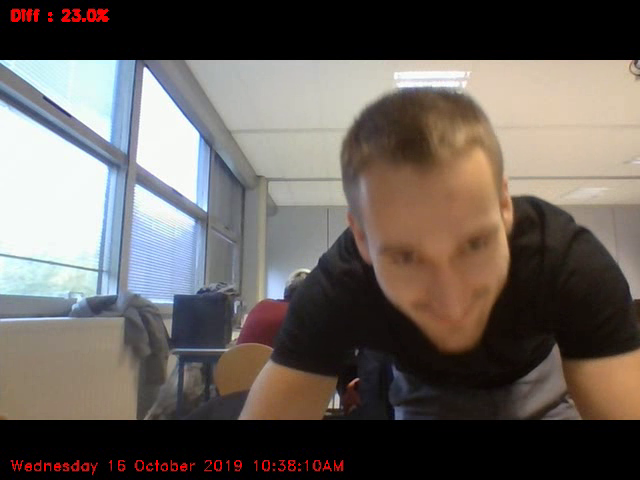
#> input picture frame 34 of output_ex1.avi, 640 x 480 px, given in place of the camera
$ python Ex1.py
#> lines starting #> are read from the running program, lines starting #| are printed output that depends on the picture
import cv2
import numpy as np
import datetime


outpath = 'output_ex1.avi'
fps = 30.0
mirror = False
percentage = 15
cap = cv2.VideoCapture(0)

firstFrame = None
currentFrame = 0

font = cv2.FONT_HERSHEY_DUPLEX

width = cap.get(cv2.CAP_PROP_FRAME_WIDTH)
height = cap.get(cv2.CAP_PROP_FRAME_HEIGHT)
totalPixel = int(width * height)

fourcc = cv2.VideoWriter_fourcc(*"XVID")
out = cv2.VideoWriter(outpath, fourcc, fps, (int(width), int(height)))

while cap.isOpened():

    ret, frame = cap.read()
#> frame is the input picture: shape (480, 640, 3); mean B, G, R 91.4, 96.3, 103.4

    gray = cv2.cvtColor(frame, cv2.COLOR_BGR2GRAY)
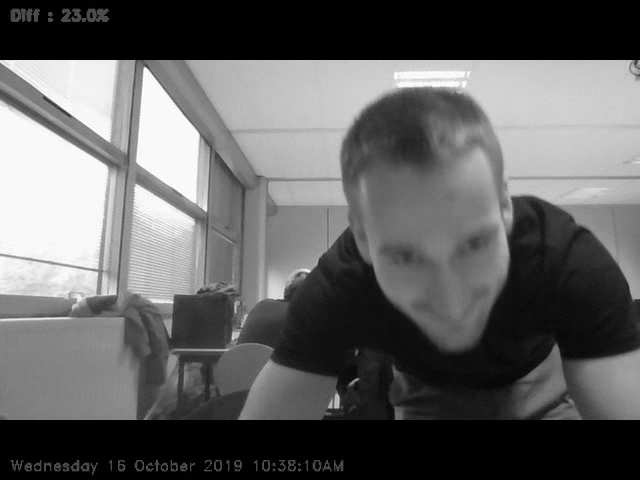
#> gray: shape (480, 640); min 0, max 255, mean 97.8
    gray = cv2.GaussianBlur(gray, (21, 21), 0)
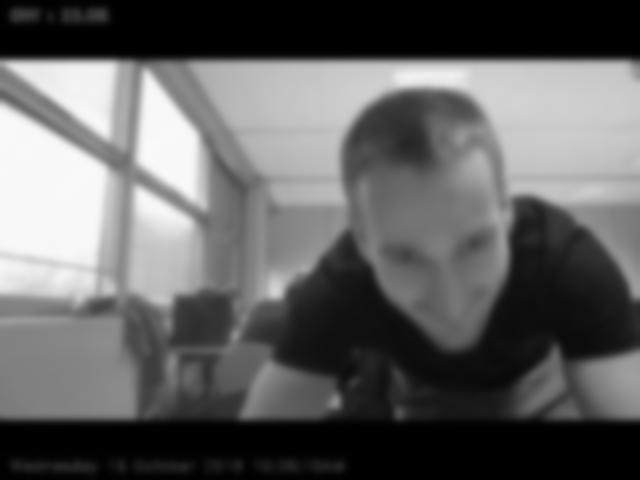
#> gray: shape (480, 640); min 0, max 249, mean 97.8

    if firstFrame is None:
        firstFrame = gray
        continue

    frameDelta = cv2.absdiff(firstFrame, gray)
    thresh = cv2.threshold(frameDelta, 25, 255, cv2.THRESH_BINARY)[1]

    thresh = cv2.dilate(thresh, None, iterations=2)

    whitePixel = np.sum(thresh == 255)
    if whitePixel > totalPixel * (percentage / 100):

        print("alarm: {0:.1f}%" .format(int((whitePixel / totalPixel) * 100)))

        percent = (whitePixel / totalPixel) * 100

        cv2.putText(frame, "Diff : {0:.1f}%" .format(percent), (10,20), font, 0.5, (0,0,255), 2)

        cv2.putText(frame, datetime.datetime.now().strftime("%A %d %B %Y %I:%M:%S%p"),
            (10, frame.shape[0] - 10), font, 0.5, (0, 0, 255), 1)

        if ret:
            if mirror:
                frame = cv2.flip(frame, 1)
            out.write(frame)
        else:
            break

        cv2.imshow('delta', frameDelta)
        cv2.imshow('thresh', thresh)

    if cv2.waitKey(1) & 0xFF == ord('q'):
        break

    currentFrame += 1
cap.release()
out.release()
cv2.destroyAllWindows()

$ run again, starting later in the video
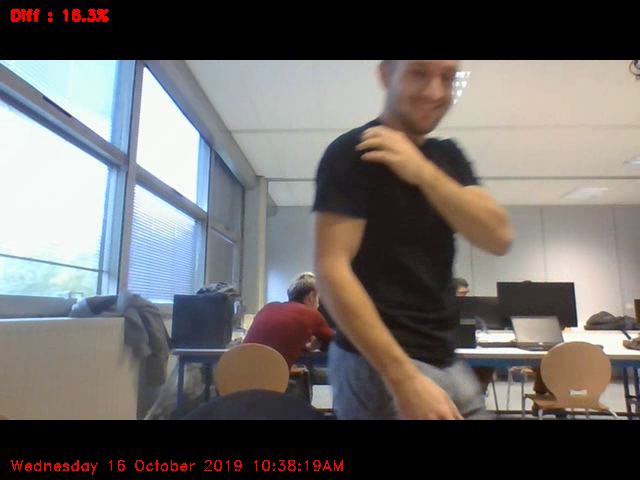
#> input picture frame 153 of output_ex1.avi, 640 x 480 px, given in place of the camera
#> frame is the input picture: shape (480, 640, 3); mean B, G, R 104.7, 106.2, 109.9
#> `gray = cv2.cvtColor(frame, cv2.COLOR_BGR2GRAY)`:
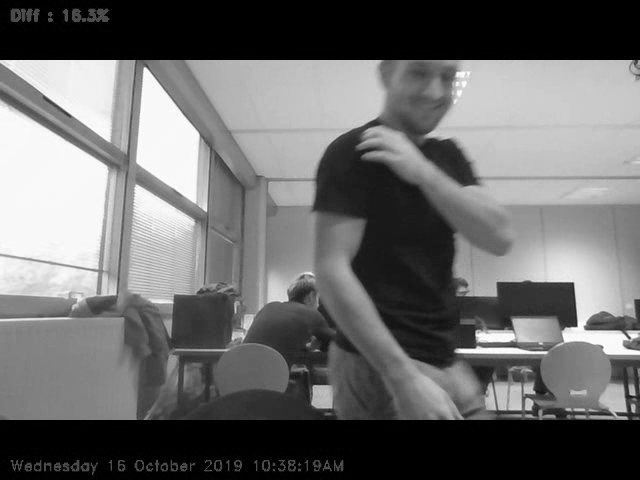
#> gray: shape (480, 640); min 0, max 255, mean 107.1
#> `gray = cv2.GaussianBlur(gray, (21, 21), 0)`:
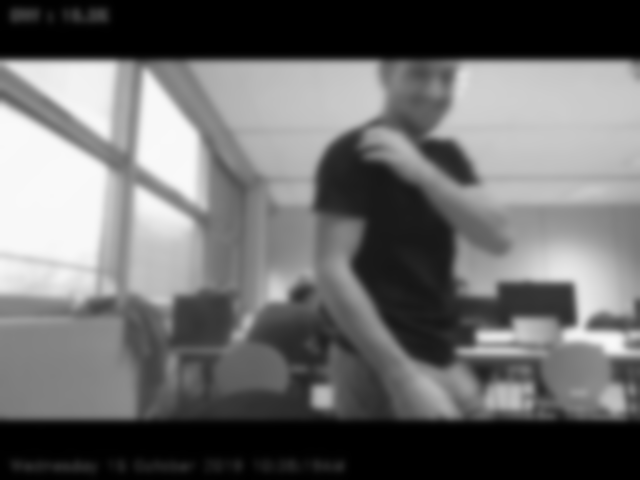
#> gray: shape (480, 640); min 0, max 249, mean 107.1

$ run again, starting later in the video
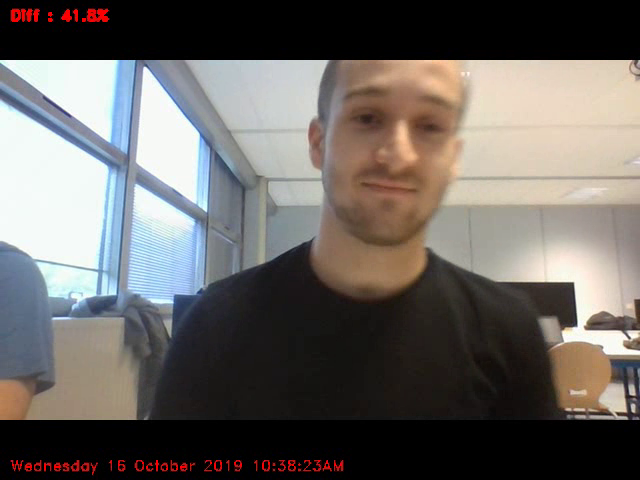
#> input picture frame 273 of output_ex1.avi, 640 x 480 px, given in place of the camera
#> frame is the input picture: shape (480, 640, 3); mean B, G, R 98.4, 101.8, 106.3
#> `gray = cv2.cvtColor(frame, cv2.COLOR_BGR2GRAY)`:
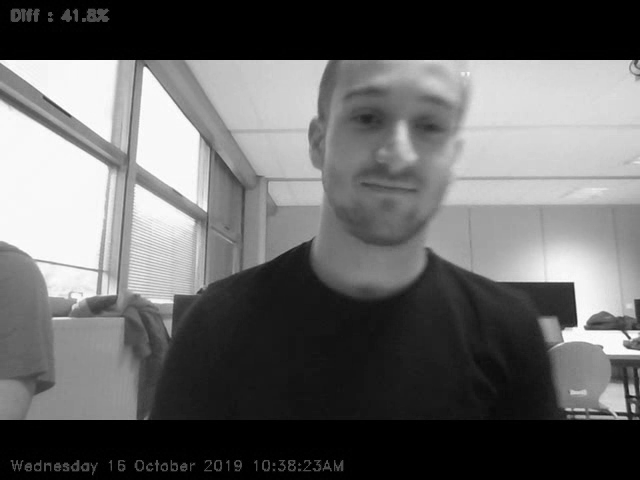
#> gray: shape (480, 640); min 0, max 255, mean 102.7
#> `gray = cv2.GaussianBlur(gray, (21, 21), 0)`:
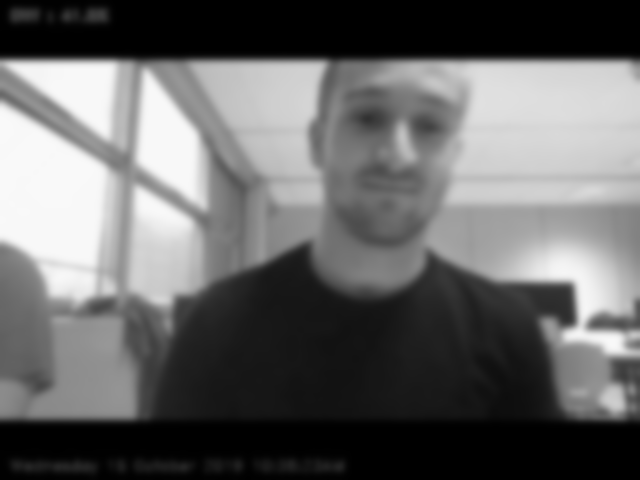
#> gray: shape (480, 640); min 0, max 249, mean 102.7
